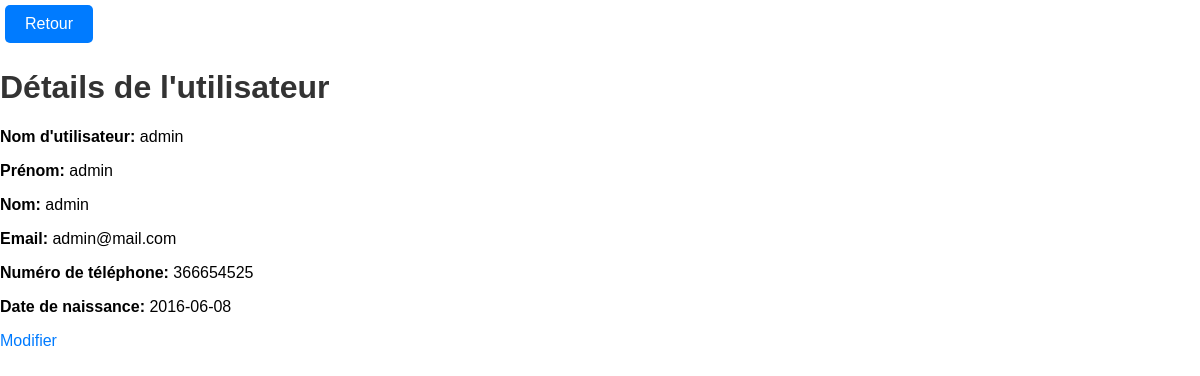
Page /admin/users/view_user.php?id=5 on the committed database.
### tables this page shows
CREATE TABLE `users` (
  `id` int(11) NOT NULL,
  `username` varchar(255) NOT NULL,
  `password` varchar(255) NOT NULL,
  `role` enum('Admin','User') NOT NULL,
  `first_name` varchar(255) NOT NULL,
  `last_name` varchar(255) NOT NULL,
  `email` varchar(255) NOT NULL,
  `phone_number` varchar(20) NOT NULL,
  `date_of_birth` date NOT NULL,
  `active` tinyint(1) DEFAULT 1
);

### admin/users/view_user.php (the view, shortened to what this page needs)
<?php
require_once '../../db_connect.php';
if (isset($_GET['id'])) {
    $user_id = $_GET['id'];
    $stmt = $pdo->prepare("SELECT * FROM users WHERE id = ?");
    $stmt->execute([$user_id]);
    $user = $stmt->fetch(PDO::FETCH_ASSOC);
} else {
    header("Location: error.php");
    exit();
}
?>
<!DOCTYPE html>
<html lang="fr">
<head>
</head>
<body>
    <a href="liste_utilisateurs.php" class="return-button">Retour</a>
    <h1>Détails de l'utilisateur</h1>
    <p><strong>Nom d'utilisateur:</strong> <?php echo $user['username']; ?></p>
    <p><strong>Prénom:</strong> <?php echo $user['first_name']; ?></p>
    <p><strong>Nom:</strong> <?php echo $user['last_name']; ?></p>
    <p><strong>Email:</strong> <?php echo $user['email']; ?></p>
    <p><strong>Numéro de téléphone:</strong> <?php echo $user['phone_number']; ?></p>
    <p><strong>Date de naissance:</strong> <?php echo $user['date_of_birth']; ?></p>
    <p><a href="edit_user.php?id=<?php echo $user_id; ?>">Modifier</a></p>
</body>
</html>

### admin/users/view_user.php (style rules this page uses)
body { font-family: Arial, sans-serif; margin: 0; padding: 0; }
h1 { color: #333; }
p { margin-bottom: 10px; }
a { color: #007bff; text-decoration: none; }
.return-button { display: inline-block; padding: 10px 20px; margin: 5px; background-color: #007bff; color: #fff; text-decoration: none; border-radius: 5px; transition: background-color 0.3s ease; }

### rows in the picture
users: username "admin", first_name "admin", last_name "admin", email "admin@mail.com", phone_number "366654525", date_of_birth "2016-06-08"
